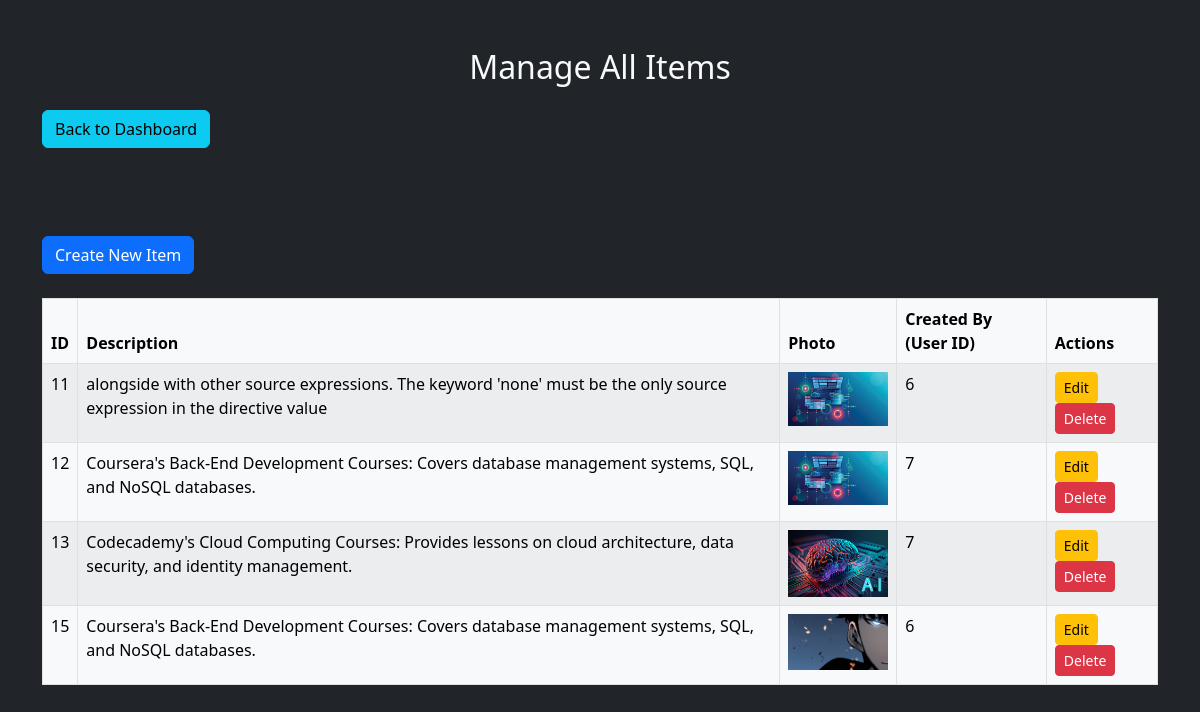
Screenshot of /manage_all_items.php (signed in) with the database file from the repository.
### tables this page shows
CREATE TABLE `items` (
  `id` int(11) NOT NULL,
  `description` text NOT NULL,
  `photo` varchar(100) DEFAULT NULL,
  `created_by` int(11) DEFAULT NULL
);

### manage_all_items.php (the view, shortened to what this page needs)
<?php
include 'db_connect.php';
$result = $conn->query("SELECT id, description, photo, created_by FROM Items");
?>
<!DOCTYPE html>
<html lang="en">
<head>
    <link href="https://cdn.jsdelivr.net/npm/bootstrap@5.3.0-alpha1/dist/css/bootstrap.min.css" rel="stylesheet">
</head>
<body class="bg-dark">
    <div class="container my-5">
        <h2 class="text-center mb-4 text-light">Manage All Items</h2>
        <div class="mb-3">
            <a href="admin_dashboard.php" class="btn btn-info float-right">Back to Dashboard</a>
        </div><br /><br />
        <?php if ($_SESSION['user_level'] == 'user' || $_SESSION['user_level'] == 'admin') { ?>
            <div class="mt-4">
                <a href="create_item.php" class="btn btn-primary">Create New Item</a>
            </div><br />
        <?php } ?>
        <?php if ($result->num_rows > 0): ?>
            <table class="table table-bordered table-striped table-hover table-light">
                <thead class="thead-dark">
                    <tr>
                        <th>ID</th>
                        <th>Description</th>
                        <th>Photo</th>
                        <th>Created By (User ID)</th>
                        <th>Actions</th>
                    </tr>
                </thead>
                <tbody>
                    <?php while ($item = $result->fetch_assoc()): ?>
                        <tr>
                            <td><?= htmlspecialchars($item['id']) ?></td>
                            <td><?= htmlspecialchars($item['description']) ?></td>
                            <td><img src="uploads/<?= htmlspecialchars($item['photo']) ?>" width="100" alt="Item Photo"></td>
                            <td><?= htmlspecialchars($item['created_by']) ?></td>
                            <td>
                                <a href="edit_item.php?id=<?= $item['id'] ?>" class="btn btn-warning btn-sm">Edit</a>
                                <button type="button" class="btn btn-danger btn-sm" data-bs-toggle="modal" data-bs-target="#deleteModal" data-item-id="<?= $item['id'] ?>">Delete</button>
                            </td>
                        </tr>
                    <?php endwhile; ?>
                </tbody>
            </table>
        <?php else: ?>
            <div class="alert alert-info" role="alert">
                There are no items to manage.
            </div>
        <?php endif; ?>
    </div>
</body>
</html>

### rows the page displays
items: id "11", description "alongside with other source expressions. The keyword 'none' must be the only source expression in the directive value", photo (picture), created_by "6"
items: id "12", description "Coursera's Back-End Development Courses: Covers database management systems, SQL, and NoSQL databases.", photo (picture), created_by "7"
items: id "13", description "Codecademy's Cloud Computing Courses: Provides lessons on cloud architecture, data security, and identity management.", photo (picture), created_by "7"
items: id "15", description "Coursera's Back-End Development Courses: Covers database management systems, SQL, and NoSQL databases.", photo (picture), created_by "6"
